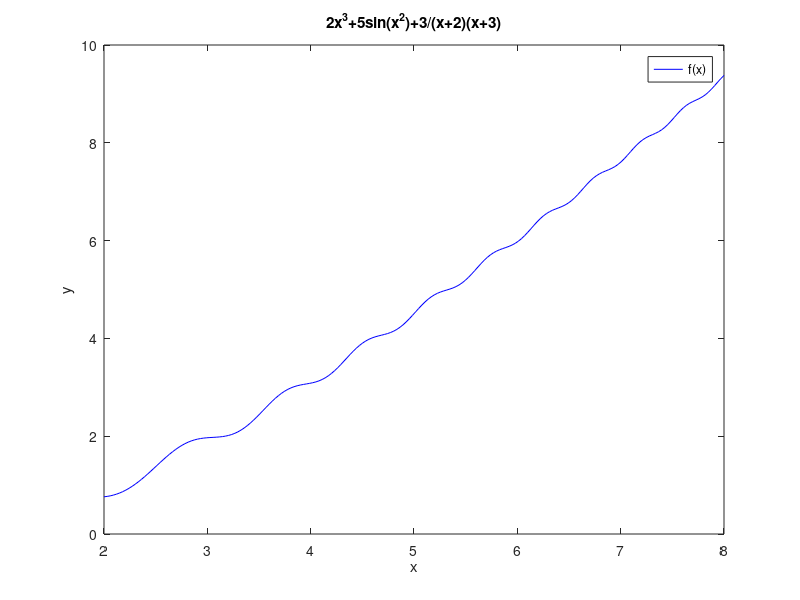

This chart was generated by the following MATLAB code:
x = linspace(2,8,200); 
y = (2*x.^3+5*sin(x.^2)+3)./((x+2).*(x+3)); %substituing function f(x) in to y-axies
plot (x,y, 'b') %graph of f(x)
legend('f(x)');
title('2x^3+5sin(x^2)+3/(x+2)(x+3)')
xlabel('x')
ylabel('y')
